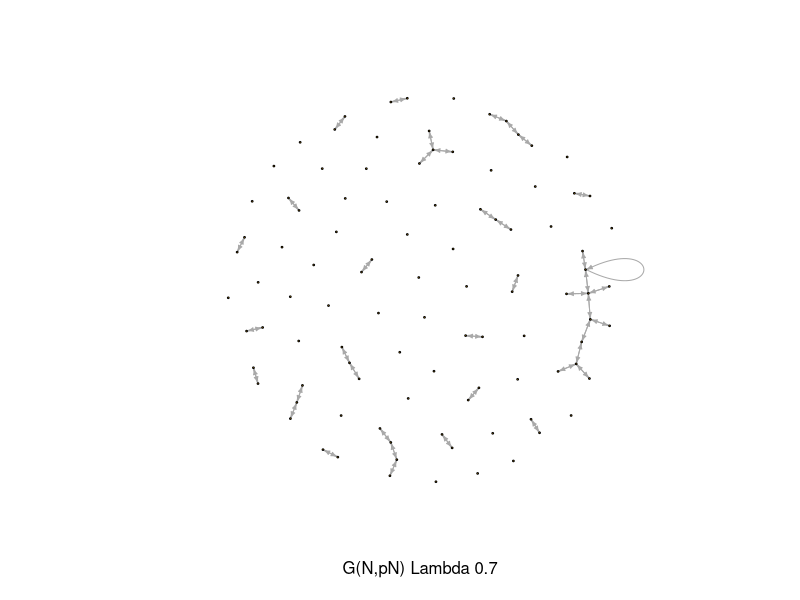
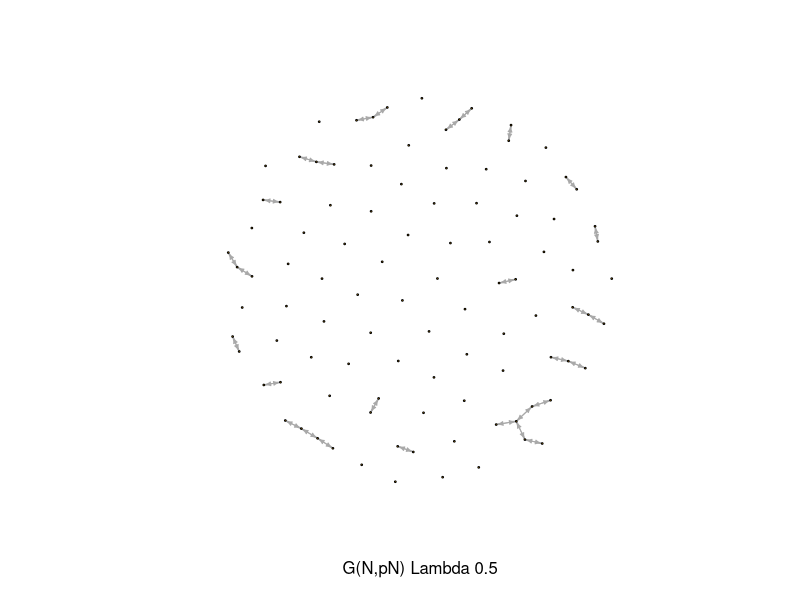
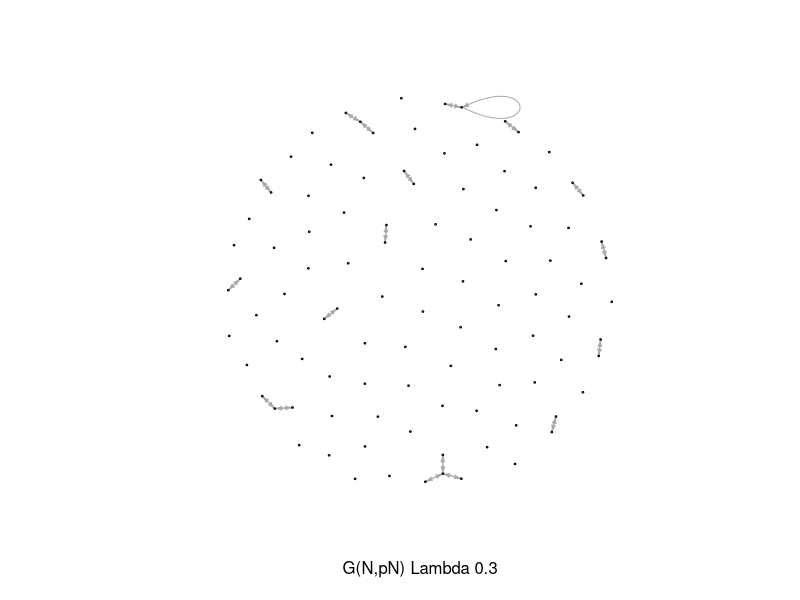
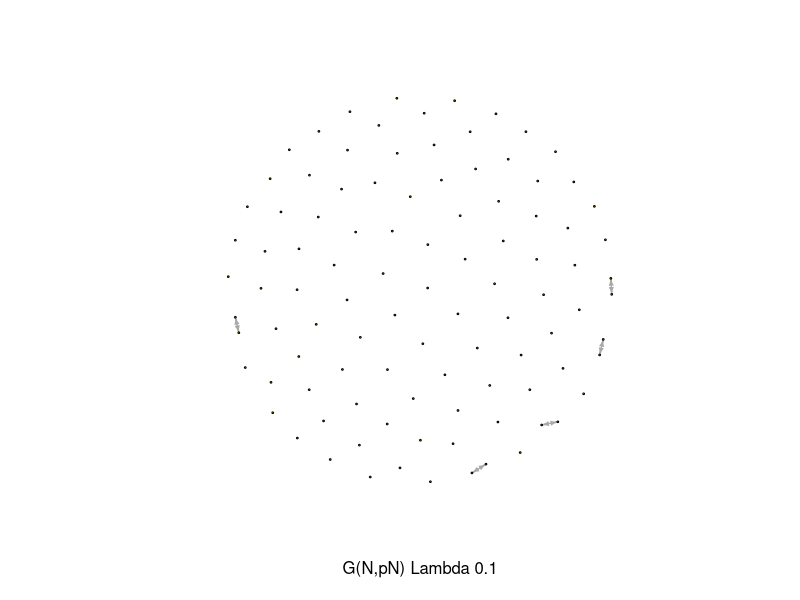
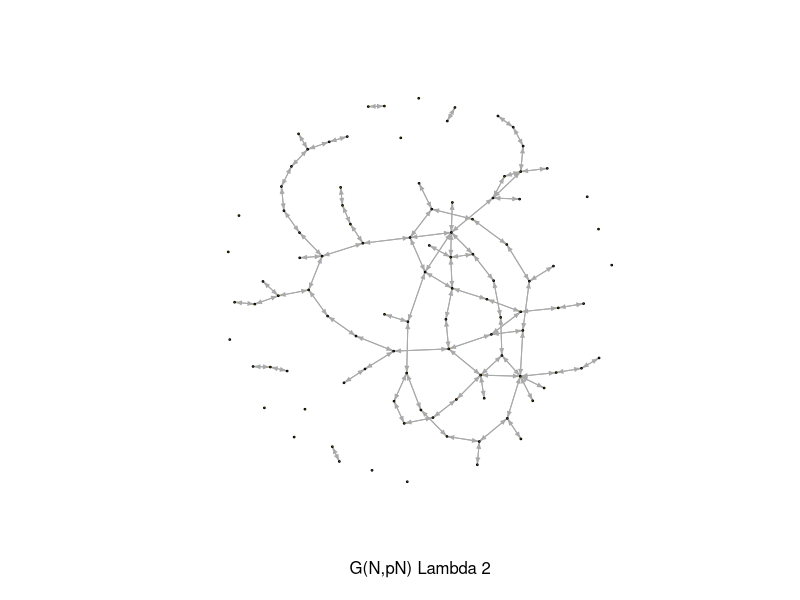
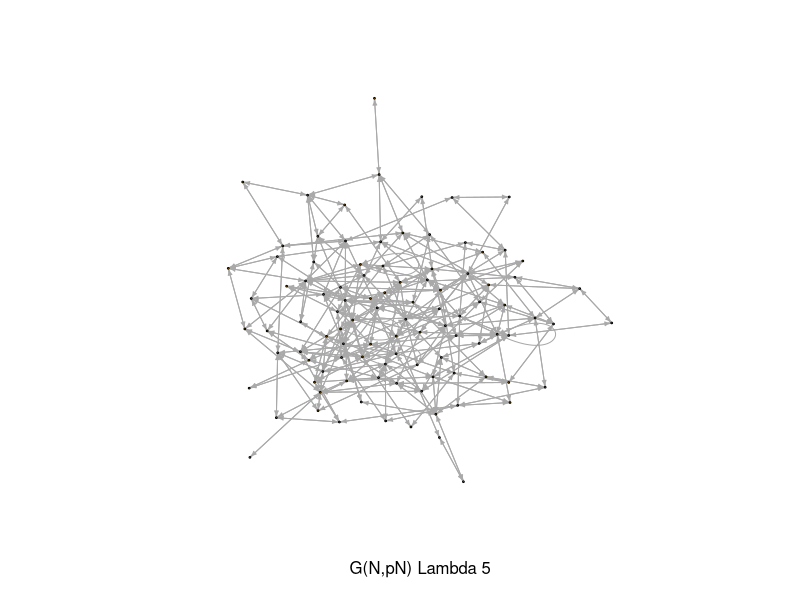
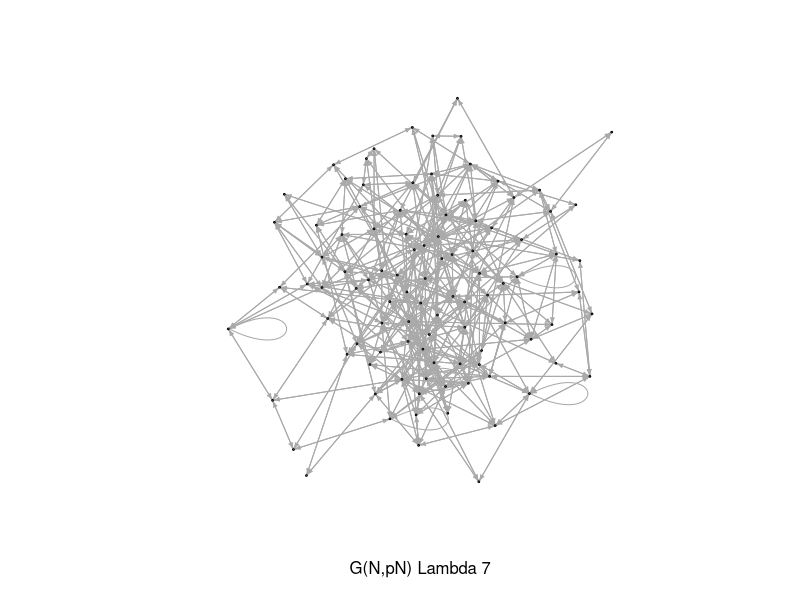
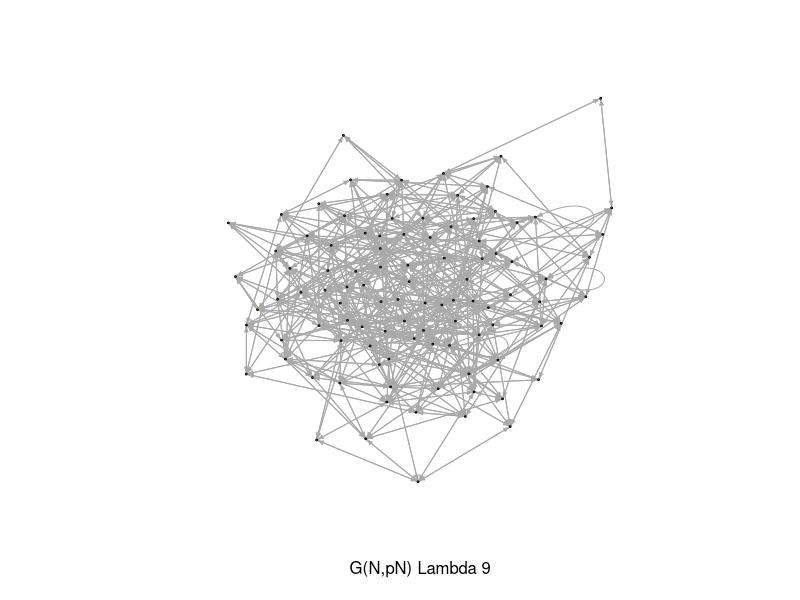

R code for these plots, in order: (Note: this script raises an error after producing the figures.)

library(igraph)

# Modelo G(n,p)
gnp_model<-function(n,p){
  M <- matrix(0, ncol = n, nrow = n)
    for(i in 1:n){
      for(j in 1:i){
          if(runif(1) <= p){
             M[i,j] <- 1
           } else{
            M[i,j] <- 0
           }
      }
    }
M
}

# G(n,pn) Model
gnpn_model<-function(n,lambda){
  M <- matrix(0, ncol = n, nrow = n)
  pn <- lambda/n
  for(i in 1:n){
    for(j in 1:i){
      if(runif(1) <= pn){
        M[i,j] <- 1
        M[j,i] <- 1
      } else{
        M[i,j] <- 0
        M[j,i] <- 0
      }
    }
  }
  M
}

# Exercicio 2
lambdas <- seq(1:5)
N <- 100
grafos_ErdosR <- list()
for(i in 1:length(lambdas)){
     grafos_ErdosR[[i]] <- gnpn_model(N,lambdas[i])
}





# Exercicio 3

N <- 100

# Valores de lambda < 1
g1 <- gnpn_model(N,0.7) %>% graph_from_adjacency_matrix()
g2 <- gnpn_model(N,0.5) %>% graph_from_adjacency_matrix()
g3 <- gnpn_model(N,0.3) %>% graph_from_adjacency_matrix()
g4 <- gnpn_model(N,0.1) %>% graph_from_adjacency_matrix()

plot(g1, vertex.label= NA, edge.arrow.size=0.3,vertex.size = 0.9, 
            xlab = "G(N,pN) Lambda 0.7")
plot(g2, vertex.label= NA, edge.arrow.size=0.3,vertex.size = 0.9, 
     xlab = "G(N,pN) Lambda 0.5")
plot(g3, vertex.label= NA, edge.arrow.size=0.3,vertex.size = 0.9, 
     xlab = "G(N,pN) Lambda 0.3")
plot(g4, vertex.label= NA, edge.arrow.size=0.3,vertex.size = 0.9, 
     xlab = "G(N,pN) Lambda 0.1")


# Valores de lambda > 1
g1 <- gnpn_model(N,2) %>% graph_from_adjacency_matrix()
g2 <- gnpn_model(N,5) %>% graph_from_adjacency_matrix()
g3 <- gnpn_model(N,7) %>% graph_from_adjacency_matrix()
g4 <- gnpn_model(N,9) %>% graph_from_adjacency_matrix()

plot(g1, vertex.label= NA, edge.arrow.size=0.3,vertex.size = 0.9, 
     xlab = "G(N,pN) Lambda 2")
plot(g2, vertex.label= NA, edge.arrow.size=0.3,vertex.size = 0.9, 
     xlab = "G(N,pN) Lambda 5")
plot(g3, vertex.label= NA, edge.arrow.size=0.3,vertex.size = 0.9, 
     xlab = "G(N,pN) Lambda 7")
plot(g4, vertex.label= NA, edge.arrow.size=0.3,vertex.size = 0.9, 
     xlab = "G(N,pN) Lambda 9")

# quanto maior o tamanho de lambda mais conectado será o gráfico



# Exercicio 4

gnpn_model<-function(n,lambda){
  M <- matrix(0, ncol = n, nrow = n)
  pn <- lambda/n
  for(i in 1:n){
    for(j in 1:i){
      if(runif(1) <= pn){
        M[i,j] <- M[j,i] <- 1 # atores a e b se influenciam mutuamente
        
      } else{
        M[i,j] <- 0
      }
    }
  }
  M
}

set.seed(1994) 
g1 <-  gnpn_model(N,0.5) %>% graph_from_adjacency_matrix()
plot(g1, vertex.label= NA, edge.arrow.size=0.3,vertex.size = 0.9, 
     xlab = "G(N,pN) Lambda 0.5")

g2 <-  gnpn_model(N,5) %>% graph_from_adjacency_matrix()
plot(g2, vertex.label= NA, edge.arrow.size=0.3,vertex.size = 1, xlab = "G(N,pN) Lambda 5")

N <- 100
t <- 1000 #instantes
x <- c(+1,-1) # opiniões
set.seed(123) 
X0 <- sample(x,N,replace=TRUE) # lista de opiniões inicias
Xn <- matrix(0,nrow = t,ncol = N)
An <- c()
opin <- c()

atores <- seq(1:N)
g1 <- g2
Xn[1,] <- t(X0)
for(i in 1:t){
  set.seed(i*123)
  An[i] <- sample(atores,size = 1) # sorteando o ator que emitiu a opinião no instante n
        if((length(g1[[An[i]]])==1) & (unlist(g1[[An[i]]])[1]%in%NA)){ # saber se o ator tem influenciador
          if(i!=1){
                Xn[i,An[i]] <- Xn[1,An[i]] # opinião é mantida na inicial
                Xn[i,!An[i]] <- Xn[i-1,!An[i]] # outros atores atualizam a opinião de acordo com a anterior
              } 
                
          
        } else {
          
          if(length(unlist(g1[[An[i]]]))==1){
            print("Entrou aqui")
            influes <- unlist(g1[[An[i]]])
            if(i==1){
              Xn[i,An[i]] <- Xn[i,influes]
            }else{
              Xn[i,An[i]] <- Xn[i-1,influes]
              Xn[i,!An[i]] <- Xn[i-1,!An[i]] 
            }
          }  
          
            if(length(unlist(g1[[An[i]]])) >1){
              print("Não entrou")
             influes <- unlist(g1[[An[i]]])
             influ <- sample(influes,size = 1)
                if(i==1){
                Xn[i,An[i]] <- Xn[i,influ]
                 }else{
                Xn[i,An[i]] <- Xn[i-1,influ]
                Xn[i,!An[i]] <- Xn[i-1,!An[i]] 
                }
        }  
        }
       
       
       for(k in 1:length(atores)){
         if(k != An[i]){
           print(k)
           if(i==1){
             Xn[i,k] <- Xn[i,k]
           } else{
             Xn[i,k] <- Xn[i-1,k]
           }
         }
         
       }
       
}

dados <- tibble(tempo=c(seq(1:t)),positiva=c(rep(0,t)),negativa=c(rep(0,t)))
dados1 <- reshape2::melt(dados,id="tempo",measure.vars = c("positiva", "negativa"))

for(k in 1:t){
  dados[k,2] <- sum(Xn[k,]==1)
  dados[k,3] <- sum(Xn[k,]== -1)
}

ggplot(dados1, aes(x=tempo,y=value, color=variable))+
  geom_line(size=1)+ ylab("Frequência") +xlab("Tempo")+
  theme_bw()+
  ggtitle("Lambda 0.5")+
  theme(legend.position ="bottom", legend.title=element_blank(),
        axis.text=element_text(size=12, face="bold", colour="gray24"), # modifica os textos dos eixos
        axis.title=element_text(size=12,face="bold"))


